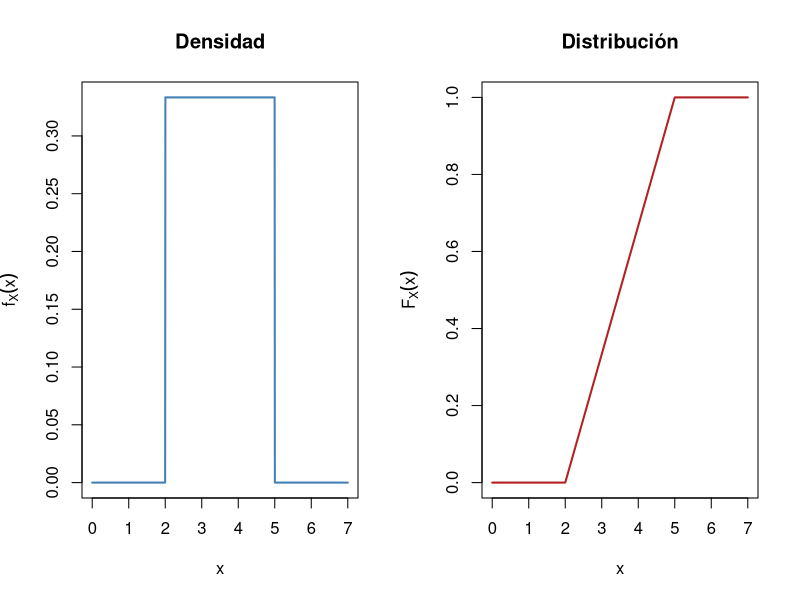
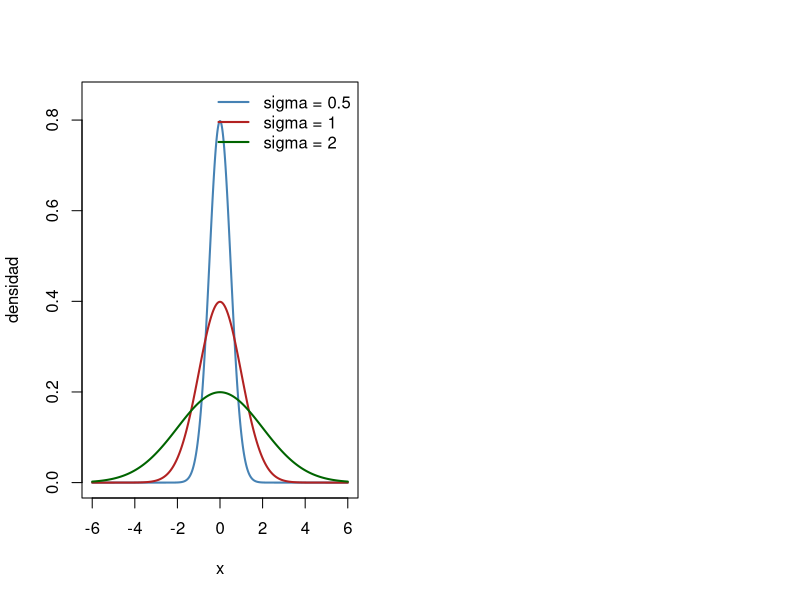

The R source for these figures, in order:
## ---- chunk 1
#| label: fig-uniforme-continua
#| fig-cap: "Densidad y función de distribución de U(2, 5)"
par(mfrow = c(1, 2))
curve(dunif(x, 2, 5), from = 0, to = 7, n = 1000, col = "steelblue", lwd = 2,
      xlab = "x", ylab = expression(f[X](x)), main = "Densidad")
curve(punif(x, 2, 5), from = 0, to = 7, n = 1000, col = "firebrick", lwd = 2,
      xlab = "x", ylab = expression(F[X](x)), main = "Distribución")
## ---- chunk 2
#| label: fig-normal-mu-sigma
#| fig-cap: "Tres normales con la misma media (mu=0) y distinta desviación estándar"
curve(dnorm(x, 0, 0.5), from = -6, to = 6, n = 1000, col = "steelblue", lwd = 2,
      xlab = "x", ylab = "densidad", ylim = c(0, 0.85))
curve(dnorm(x, 0, 1), add = TRUE, col = "firebrick", lwd = 2, n = 1000)
curve(dnorm(x, 0, 2), add = TRUE, col = "darkgreen", lwd = 2, n = 1000)
legend("topright", legend = c("sigma = 0.5", "sigma = 1", "sigma = 2"),
       col = c("steelblue", "firebrick", "darkgreen"), lwd = 2, bty = "n")
## ---- chunk 3
#| label: regla-empirica
for (k in 1:3) {
  cat("P(|Z| <=", k, ") =", round(pnorm(k) - pnorm(-k), 4), "\n")
}
## ---- chunk 4
#| label: fabricacion-tornillos
mu <- 50; sigma <- 0.5
cat("P(49<=X<=51)  =", round(pnorm(51, mu, sigma) - pnorm(49, mu, sigma), 4), "\n")
cat("P(X > 51.5)   =", round(1 - pnorm(51.5, mu, sigma), 5), "\n")
